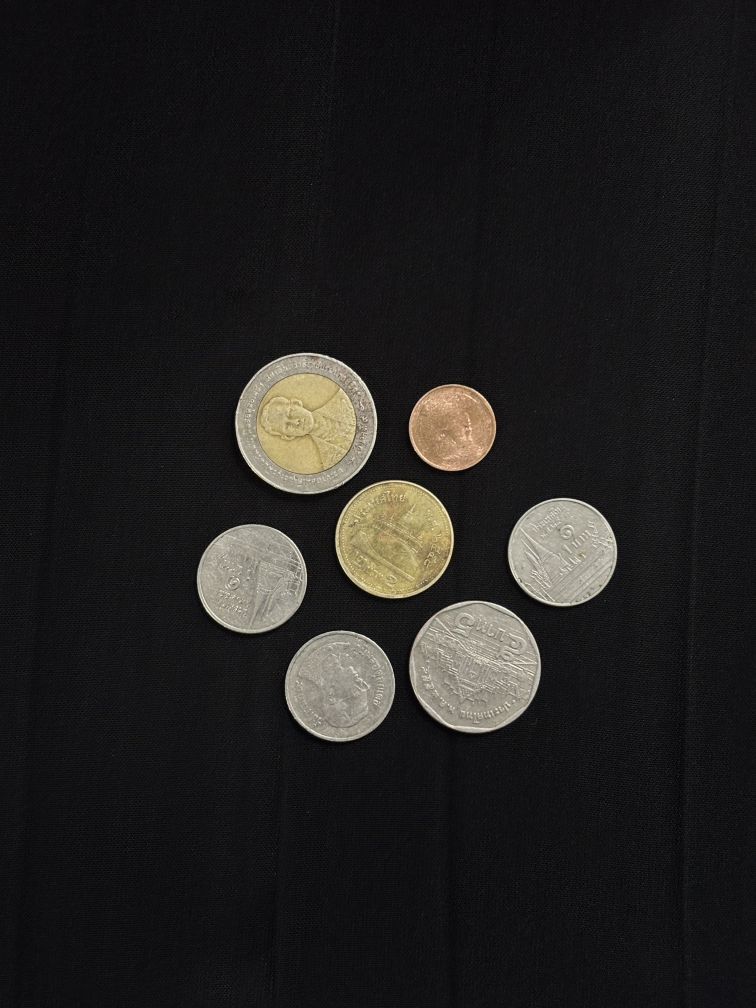
#> input picture Image/การเขียนโปรแกรมเพื่อแยกส่วนภาพ/image_1.jpg, 3024 x 4032 px (shown at 1/4 size)
$ python Segmentation_1.py
#> lines starting #> are read from the running program, lines starting #| are printed output that depends on the picture; after the words box and inside, x2 and y2 are one past the last pixel; in counts of white or black regions, pixels touching at a corner belong together
import cv2

# Load the input image
image = cv2.imread('image_1.jpg')  # Replace with your actual image path
#> image is the input picture: shape (4032, 3024, 3); mean B, G, R 31.7, 32.6, 34
image = cv2.resize(image, (300, 300))  # Resize for faster processing and consistency
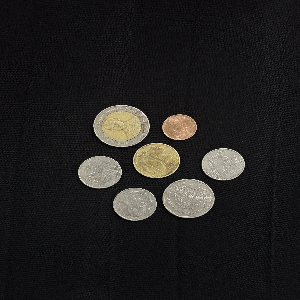
#> image: shape (300, 300, 3); mean B, G, R 31.6, 32.5, 33.9

# Convert the image to Grayscale (Mandatory step for Otsu's Thresholding)
gray_image = cv2.cvtColor(image, cv2.COLOR_BGR2GRAY)
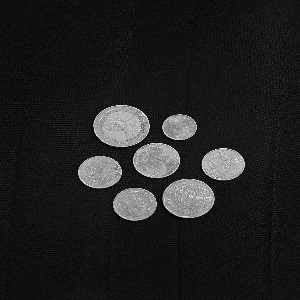
#> gray_image: shape (300, 300); min 0, max 253, mean 32.7

# Apply Otsu's Thresholding
threshold_value, thresh_image = cv2.threshold(
    gray_image, 0, 255, cv2.THRESH_BINARY + cv2.THRESH_OTSU
)
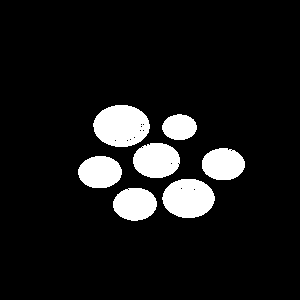
#> thresh_image: shape (300, 300); 9.8% white; 7 white regions, largest, box (x1, y1, x2, y2) and area: (93, 105, 150, 147) 1858, (162, 179, 215, 218) 1612, (133, 143, 180, 178) 1306
#> threshold_value = 90

# Print the automatically calculated threshold value to the terminal
print(f"Otsu's Calculated Threshold Value: {threshold_value}")
#| Otsu's Calculated Threshold Value: 90.0

# Display the results on screen
cv2.imshow('Original Image', image)
cv2.imshow("Otsu's Thresholding Result", thresh_image)

# Keep windows open until any key is pressed, then clean up memory
cv2.waitKey(0)
cv2.destroyAllWindows()
